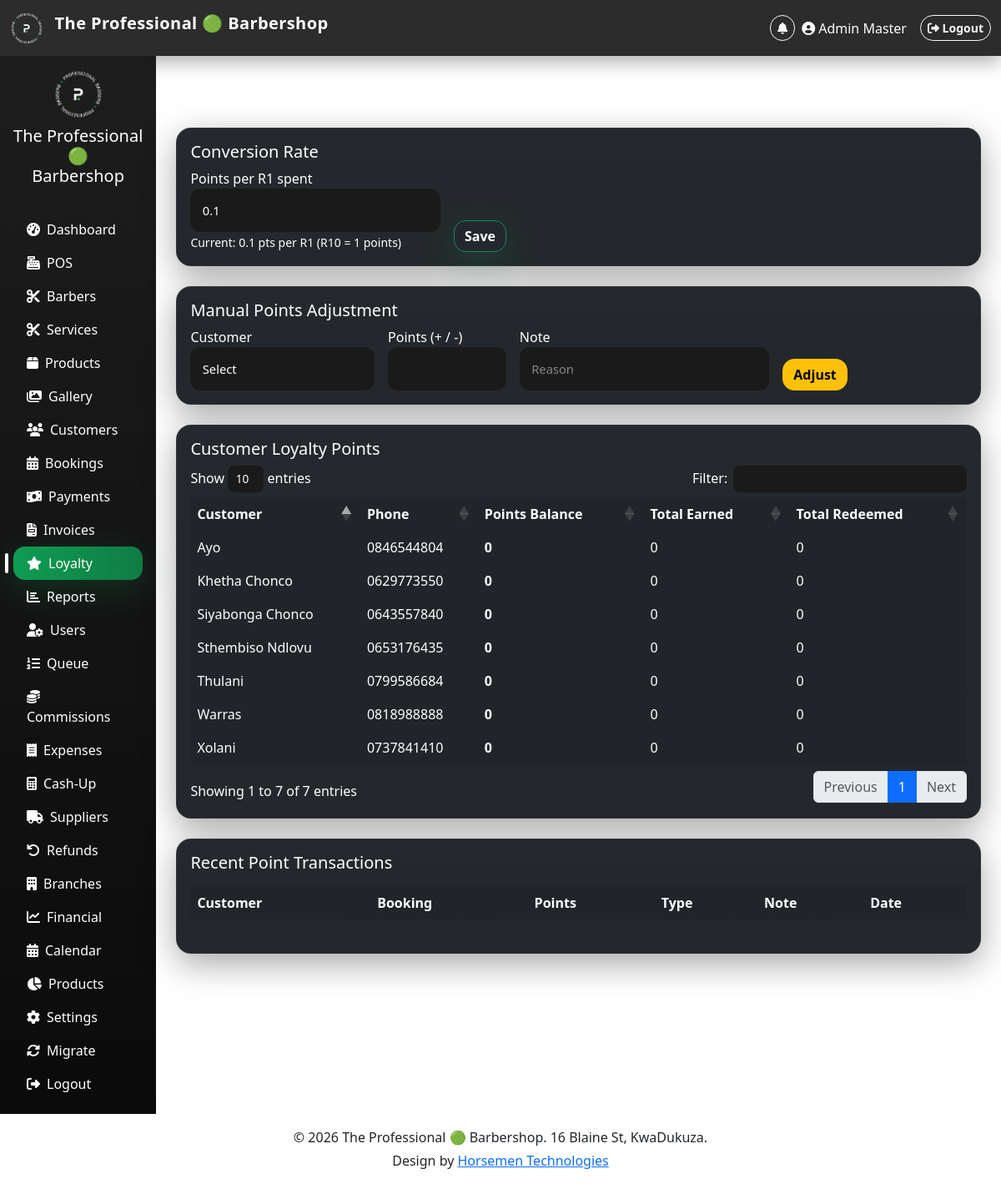
The page /barbershop-system/admin/loyalty.php (signed in) on the database its author committed.
### tables this page shows
CREATE TABLE `settings` (
  `id` int(11) NOT NULL,
  `setting_key` varchar(50) NOT NULL,
  `setting_value` text DEFAULT NULL
);

CREATE TABLE `customers` (
  `id` int(11) NOT NULL,
  `full_name` varchar(100) NOT NULL,
  `email` varchar(100) DEFAULT NULL,
  `phone` varchar(20) NOT NULL,
  `visit_count` int(11) DEFAULT 0,
  `total_spent` decimal(10,2) DEFAULT 0.00,
  `loyalty_points` int(11) NOT NULL DEFAULT 0,
  `preferred_barber_id` int(11) DEFAULT NULL,
  `notes` text DEFAULT NULL,
  `created_at` timestamp NOT NULL DEFAULT current_timestamp()
);

### barbershop-system/includes/functions.php (called while the page is built, shortened)
<?php
function getLoyaltyRate($db) {
    $stmt = $db->prepare("SELECT setting_value FROM settings WHERE setting_key = 'loyalty_rate'");
    $stmt->execute();
    $val = $stmt->fetchColumn();
    return $val ? floatval($val) : 0.1;
}
?>

### barbershop-system/admin/loyalty.php (the view, shortened to what this page needs)
<?php
require_once '../includes/functions.php';
$db = getDb();
$customers = $db->query("
    SELECT c.id, c.full_name, c.loyalty_points, c.phone,
           COALESCE(SUM(CASE WHEN lt.type='earned' THEN lt.points ELSE 0 END),0) AS total_earned,
           COALESCE(SUM(CASE WHEN lt.type='redeemed' THEN -lt.points ELSE 0 END),0) AS total_redeemed
    FROM customers c
    LEFT JOIN loyalty_transactions lt ON c.id = lt.customer_id
    GROUP BY c.id
    ORDER BY c.loyalty_points DESC
")->fetchAll();
$rate = getLoyaltyRate($db);
?>
<?php include '../includes/header.php'; ?>
<div class="d-flex">
    <?php include '../includes/sidebar.php'; ?>
    <div class="main-content p-4 w-100">
        <h2 class="text-white mb-4">Loyalty Program</h2>
        <div class="card bg-dark text-white p-3 mb-4">
            <h5>Conversion Rate</h5>
            <form method="post" class="row g-3 align-items-end">
                <div class="col-md-4">
                    <label>Points per R1 spent</label>
                    <input type="number" step="0.01" name="loyalty_rate" class="form-control" value="<?= $rate ?>" required>
                    <small>Current: <?= $rate ?> pts per R1 (R10 = <?= round(10*$rate,1) ?> points)</small>
                </div>
                <div class="col-md-2">
                    <button type="submit" name="save_rate" class="btn btn-success">Save</button>
                </div>
            </form>
        </div>
        <div class="card bg-dark text-white p-3 mb-4">
            <h5>Manual Points Adjustment</h5>
            <form method="post" class="row g-3 align-items-end">
                <div class="col-md-3">
                    <label>Customer</label>
                    <select name="customer_id" class="form-select" required>
                        <option value="">Select</option>
                    </select>
                </div>
                <div class="col-md-2">
                    <label>Points (+ / -)</label>
                    <input type="number" name="points" class="form-control" required>
                </div>
                <div class="col-md-4">
                    <label>Note</label>
                    <input type="text" name="note" class="form-control" placeholder="Reason">
                </div>
                <div class="col-md-2">
                    <button type="submit" name="adjust_points" class="btn btn-warning">Adjust</button>
                </div>
            </form>
        </div>
        <div class="card bg-dark text-white p-3 mb-4">
            <h5>Customer Loyalty Points</h5>
            <table class="table table-dark datatable">
                <thead>
                    <tr><th>Customer</th><th>Phone</th><th>Points Balance</th><th>Total Earned</th><th>Total Redeemed</th></tr>
                </thead>
                <tbody>
                    <?php foreach ($customers as $c): ?>
                    <tr>
                        <td><?= htmlspecialchars($c['full_name']) ?></td>
                        <td><?= htmlspecialchars($c['phone']) ?></td>
                        <td><strong class="text-green"><?= $c['loyalty_points'] ?></strong></td>
                        <td><?= $c['total_earned'] ?></td>
                        <td><?= $c['total_redeemed'] ?></td>
                    </tr>
                    <?php endforeach; ?>
                </tbody>
            </table>
        </div>
        <div class="card bg-dark text-white p-3">
            <h5>Recent Point Transactions</h5>
            <table class="table table-dark">
                <thead><tr><th>Customer</th><th>Booking</th><th>Points</th><th>Type</th><th>Note</th><th>Date</th></tr></thead>
            </table>
        </div>
    </div>
</div>
<?php include '../includes/footer.php'; ?>

### barbershop-system/assets/css/style.css (style rules this page uses)
:root { --surface:#111111; --surface-2:#151515; --card-bg: linear-gradient( 180deg, rgba(255,255,255,.02), rgba(255,255,255,.01) ); --border-soft: rgba(255,255,255,.06); --shadow-soft: 0 12px 40px rgba(0,0,0,.35); --shadow-green: 0 12px 45px rgba(15,169,88,.22); --radius-sm:10px; --radius-md:18px; --radius-lg:24px; --transition: all .25s cubic-bezier(.2,.8,.2,1); }
html { scroll-behavior:smooth; }
body { background: radial-gradient( circle at top left, rgba(15,169,88,.05), transparent 35% ), radial-gradient( circle at bottom right, rgba(15,169,88,.04), transparent 30% ), var(--black); }
.main-content { background: transparent; animation: fadeIn .35s ease; }
.card { background: var(--card-bg); border: 1px solid var(--border-soft); border-radius: var(--radius-md); box-shadow: var(--shadow-soft); backdrop-filter: blur(14px); transition: var(--transition); }
.table { border-collapse: separate; border-spacing: 0 8px; }
.table tbody tr { background: rgba(255,255,255,.015); transition: var(--transition); }
.table td, .table th { border:none !important; }
.form-control, .form-select { height: 52px; background: #1a1a1a !important; color: #ffffff !important; border: 1px solid var(--green) !important; border-radius: 12px; padding: 0.5rem 0.9rem; font-size: 0.92rem; transition: var(--transition); box-shadow: none !important; }
.form-control::placeholder { color: #888888 !important; opacity: 1; }
.form-select option { background: #1a1a1a; color: #ffffff; }
.btn { border-radius:14px; font-weight:600; transition: var(--transition); }
.btn-success { background: linear-gradient( 135deg, var(--green), #13D86F ); box-shadow: var(--shadow-green); }

### rows shown on the page
settings: loyalty_rate "0.1", setting_value "0.1", 10*$rate "1"
customers: full_name "Khetha Chonco", phone "0629773550", loyalty_points "0", total_earned "0", total_redeemed "0"
customers: full_name "Siyabonga Chonco", phone "0643557840", loyalty_points "0", total_earned "0", total_redeemed "0"
customers: full_name "Warras", phone "0818988888", loyalty_points "0", total_earned "0", total_redeemed "0"
customers: full_name "Sthembiso Ndlovu", phone "0653176435", loyalty_points "0", total_earned "0", total_redeemed "0"
customers: full_name "Xolani", phone "0737841410", loyalty_points "0", total_earned "0", total_redeemed "0"
customers: full_name "Thulani", phone "0799586684", loyalty_points "0", total_earned "0", total_redeemed "0"
customers: full_name "Ayo", phone "0846544804", loyalty_points "0", total_earned "0", total_redeemed "0"

### other values the page prints
$_SESSION['full_name'] "Admin Master"
